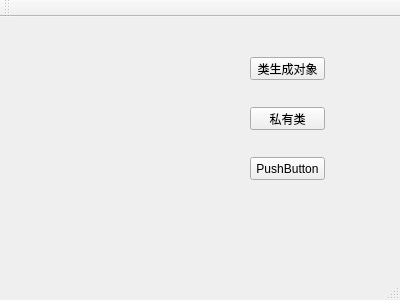
<?xml version="1.0" encoding="UTF-8"?>
<ui version="4.0">
 <class>MainWindow</class>
 <widget class="QMainWindow" name="MainWindow">
  <property name="geometry">
   <rect>
    <x>0</x>
    <y>0</y>
    <width>400</width>
    <height>300</height>
   </rect>
  </property>
  <property name="windowTitle">
   <string>MainWindow</string>
  </property>
  <widget class="QWidget" name="centralWidget">
   <widget class="QPushButton" name="pushButton">
    <property name="geometry">
     <rect>
      <x>250</x>
      <y>40</y>
      <width>75</width>
      <height>23</height>
     </rect>
    </property>
    <property name="text">
     <string>类生成对象</string>
    </property>
   </widget>
   <widget class="QPushButton" name="pushButton_2">
    <property name="geometry">
     <rect>
      <x>250</x>
      <y>90</y>
      <width>75</width>
      <height>23</height>
     </rect>
    </property>
    <property name="text">
     <string>私有类</string>
    </property>
   </widget>
   <widget class="QPushButton" name="pushButton_3">
    <property name="geometry">
     <rect>
      <x>250</x>
      <y>140</y>
      <width>75</width>
      <height>23</height>
     </rect>
    </property>
    <property name="text">
     <string>PushButton</string>
    </property>
   </widget>
  </widget>
  <widget class="QMenuBar" name="menuBar">
   <property name="geometry">
    <rect>
     <x>0</x>
     <y>0</y>
     <width>400</width>
     <height>23</height>
    </rect>
   </property>
  </widget>
  <widget class="QToolBar" name="mainToolBar">
   <attribute name="toolBarArea">
    <enum>TopToolBarArea</enum>
   </attribute>
   <attribute name="toolBarBreak">
    <bool>false</bool>
   </attribute>
  </widget>
  <widget class="QStatusBar" name="statusBar"/>
 </widget>
 <layoutdefault spacing="6" margin="11"/>
 <resources/>
 <connections/>
</ui>
